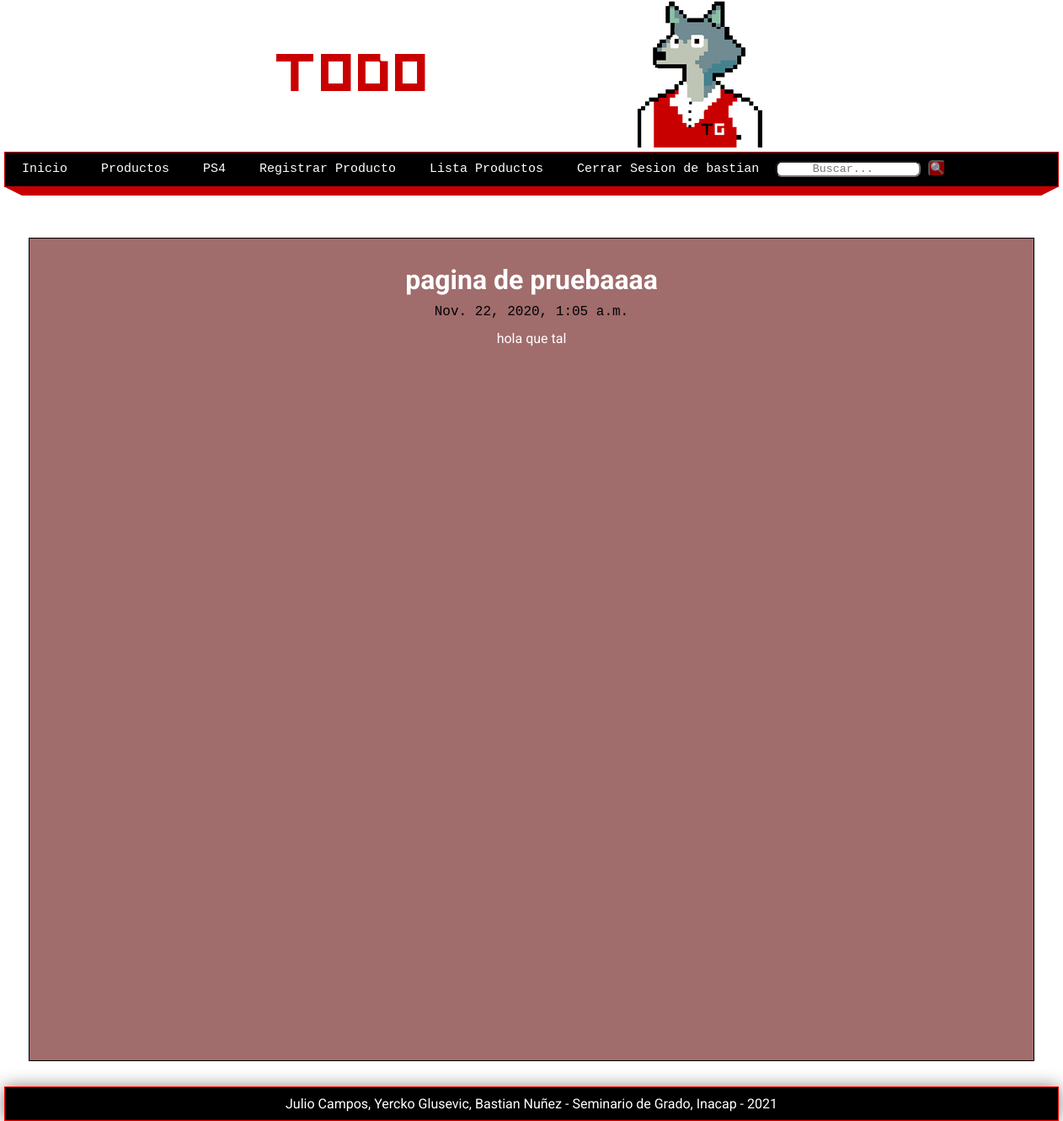
Page /pagina/test99 (signed in) on the committed database.
### pages/models.py (models this page shows, shortened)
class Page(models.Model):
    title = models.CharField(max_length=100, verbose_name="Titulo")
    content = RichTextField(verbose_name="Contenido")
    slug = models.CharField(unique=True, max_length=150, verbose_name="URL")
    order = models.IntegerField(default=0,verbose_name="Orden")
    visible = models.BooleanField(verbose_name="¿Visible?")
    created_at = models.DateTimeField(auto_now_add=True, verbose_name="Creado el")
    updated_at = models.DateTimeField(auto_now=True, verbose_name="Actualizado el")
    class Meta:
        verbose_name = "Pagina"
        verbose_name_plural = "Paginas"

### pages/views.py (the view)
# urls.py: path('pagina/<str:slug>', views.page, name="page"),
def page(request, slug):
    page = Page.objects.get(slug=slug)
    return render(request, "pages/page.html", {
        "page": page
    })

### pages/context_processors.py (called while the page is built)
def get_pages(request):
    pages = Page.objects.filter(visible=True).order_by('order').values_list('id', 'title', 'slug')
    return {
        'pages': pages
    }

### pages/templates/pages/page.html (shortened to what this page needs)
{% extends 'layouts/layout.html' %}
{% block content%}
    <h1>{{page.title}}</h1>
    <span>{{page.created_at}}</span>
    <p>
    {{page.content|safe}}
    </p>
{% endblock %}

### mainapp/templates/layouts/layout.html (shortened to what this page needs)
{% load static %}
<!DOCTYPE html>
<html lang="es">
<head>
    <link rel="stylesheet" type="text/css" href="{% static 'css/styles.css' %}" />
</head>
<body>
    <header>
    <div class="banner">
        <picture>
            <source media="(min-width:667px)" srcset="{% static 'images/banner.png'%}">
            <img src="{% static 'images/logo.png'%}" alt="TodoGames" style="width:auto;">
        </picture>
    </div>
    </header>
    <nav>
        <ul>
            <li>
                <a href="{% url 'index' %}">Inicio</a>
            </li>
            <li>
                <a href="{% url 'juegos' %}">Productos</a>
            </li>
            <li>
                <a href="http://127.0.0.1:8000/juegos/?search=ps4">PS4</a>
            </li>
            {% if user.email %}
                <li>
                    <a href="{% url 'guardar_full' %}">Registrar Producto</a>
                </li>
                <li>
                    <a href="{% url 'juegos3' %}">Lista Productos</a>
                </li>
                <li>
                    <a id="cerrarSesion" href="{% url 'logout' %}">Cerrar Sesion de {{user.username}}</a>
                </li>
            {% else %}
            <li>
                <a href="{% url 'login' %}">Identificarse</a>
            </li>
            {%endif%}
            <li>
            <form class="form-inline my-2 my-lg-1" action="{% url 'juegos' %}">
            <input
            class="busquedaInput"
            type="search"
            placeholder="Buscar..."
            aria-label="Search"
            name='search'
            value="{{search_term}}">
            <button class="botones2" type="submit" >🔍</button>
            </form>
            </li>
        </ul>
    </nav>
    <div class="barra">
        <span class="esquina-izquierda"></span>
        <span class="relleno-barra"></span>
        <span class="esquina-derecha"></span>
    </div>
    <div id="content">
        <div class="box">
            {% block content %}{% endblock %}
        </div>
    </div>
    <footer id="barrita">
        Julio Campos, Yercko Glusevic, Bastian Nuñez - Seminario de Grado, Inacap - {% now "Y" %}
    </footer>
</body>
</html>

### mainapp/static/css/styles.css (style rules this page uses)
* { margin: 0px; padding: 0px; font-family: 'Courier New', Courier, monospace; text-decoration: none; }
.box p, .box h1, .box h2, .box h3, .box ul { margin-top: 10px; margin-bottom: 10px; }
body { background-image:url(https://i.ibb.co/3cbMNZt/Sin-t-tulo-5.png); font-family: 'Open Sans', sans-serif; }
h1 { font-family: 'Roboto', sans-serif; color: white; }
p { color: white; font-family: 'Roboto', sans-serif; line-height:25px; }
header { width: 1212px; height: 180px; background-color: transparent; margin: 0px auto; }
.banner { display: block; margin-left: auto; margin-right: auto; height: auto; width: 50%; max-width: 100%; }
#barrita { font-family: 'Roboto', sans-serif; }
nav { width: 1250px; height: 40px; background-color: black; border: 1px solid rgb(200, 0, 0); margin: 0 auto; font-size: 15px; text-decoration:none; }
nav ul { list-style: none; text-decoration: none; }
nav ul li { line-height: 40px; float: left; }
nav ul li a { display: block; padding-left: 20px; padding-right: 20px; color: white; }
.barra { width: 1250px; margin: 0 auto; }
.esquina-izquierda { display: block; border-left: 20px solid transparent; border-top: 10px solid rgb(200, 0, 0); float:left; }
.esquina-derecha { display: block; border-right: 20px solid transparent; border-top: 10px solid rgb(200, 0, 0); float:right; }
.relleno-barra { display: block; width: 1210px; height: 10px; background-color: rgb(200, 0, 0); float: left; }
#content { width: 1212px; min-height: 930px; text-align: center; margin: 0 auto; margin-bottom: 30px; margin-top: 60px; }
.box { background-color:rgba(121, 46, 46, 0.7); width: 95%; min-height: 935px; padding: 20px; border: 1px solid black; margin: 0 auto; color: black }
footer { width: 1250px; background-color: black; border: 1px solid red; color: white; text-align: center; padding-top: 10px; padding-bottom: 10px; box-shadow: 0px 0px 20px gray; margin: 0 auto; }
a { color:gold; }
.busquedaInput { text-align: center; margin: auto; border-radius: 7px; }
.botones2 { text-align: center; margin: auto; border-radius: 5px; background-color: darkred; }
form { text-align: center; margin: auto; border-radius: 10px; }

### rows in the picture
Page: title "pagina de pruebaaaa", created_at "Nov. 22, 2020, 1:05 a.m.", content "hola que tal"

### other values in the picture
{{ user.username }} "bastian"
